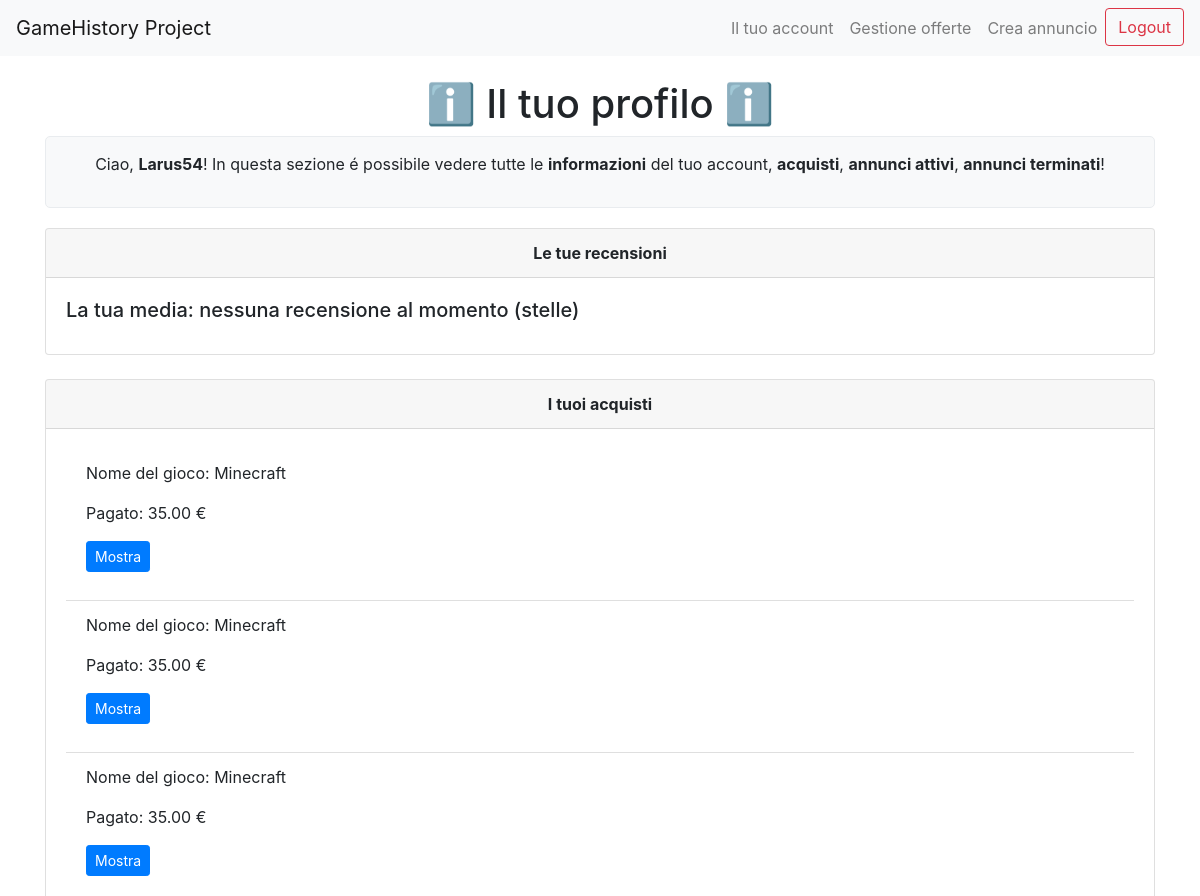
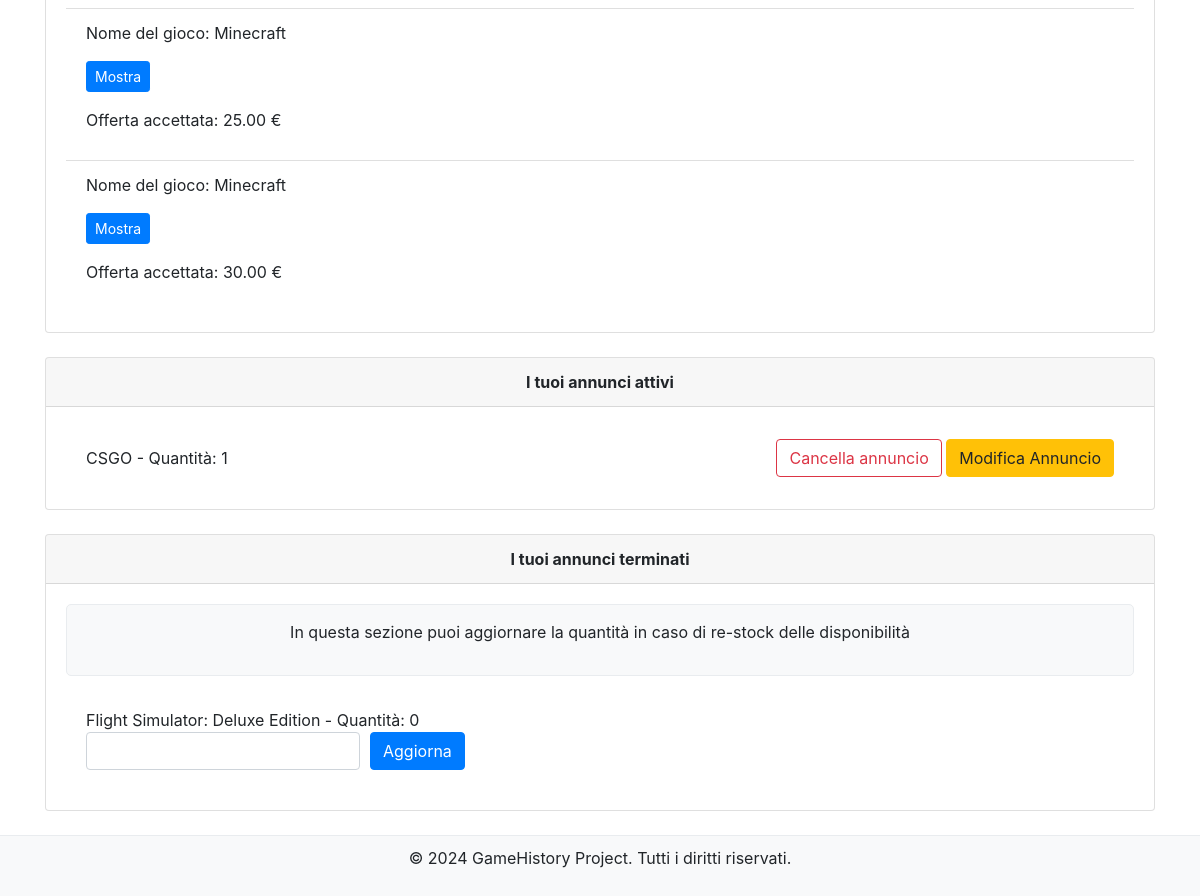
The app's page /profile/ (signed in), older data (2 pictures, top to bottom).
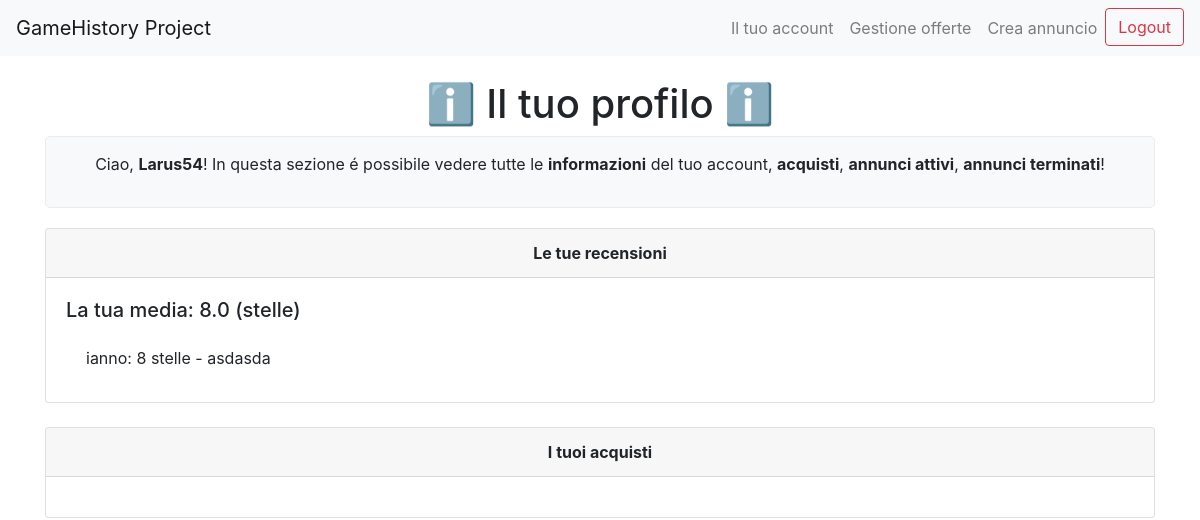
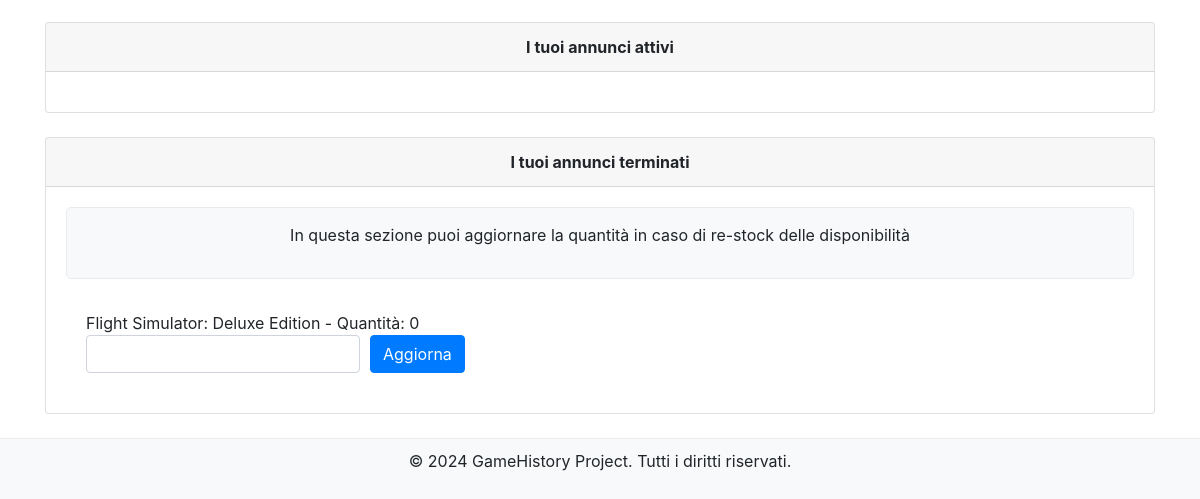
The same page, newer data (2 pictures, top to bottom).
### marketplace/models.py (models this page shows, shortened)
class Purchase(models.Model):
    user = models.ForeignKey(User, on_delete=models.CASCADE) # Foreign Key sullo user
    listing = models.ForeignKey(Listing, on_delete=models.CASCADE)  #  Foreign Key sull'annuncio
    purchase_date = models.DateTimeField(auto_now_add=True) # campo della data
    key = models.CharField(max_length=19, null=True, blank=True)  # campo della chiave
    is_a_offer = models.BooleanField(default=False)

class Listing(models.Model):
    user = models.ForeignKey(User, on_delete=models.CASCADE)  # Foreign Key sullo user
    game = models.ForeignKey(Game, on_delete=models.CASCADE)  # Foreign Key sul gioco collegato
    price = models.DecimalField(max_digits=10, decimal_places=2) # campo del prezzo
    quantity = models.PositiveIntegerField(default=1)  # campo della quantità disponibile dell'annuncio
    created_at = models.DateTimeField(auto_now_add=True)  # campo che riguarda la data di pubblicazione)
    is_available = models.BooleanField(default=True)  # campo che riguarda la disponibilità per la visione sulla home principale

class Game(models.Model):
    title = models.CharField(max_length=100)
    release_date = models.DateField()
    genre = models.CharField(max_length=50)
    category = models.CharField(max_length=50)
    platform = models.CharField(max_length=50)
    description = models.TextField()

class Offer(models.Model):
    listing = models.ForeignKey(Listing, on_delete=models.CASCADE, related_name='offers')
    user = models.ForeignKey(User, on_delete=models.CASCADE)
    offer_price = models.DecimalField(max_digits=10, decimal_places=2)
    accepted = models.BooleanField(null=True, blank=True)
    created_at = models.DateTimeField(auto_now_add=True)

class Review(models.Model):
    user = models.ForeignKey(User, on_delete=models.CASCADE, related_name='reviews_given')
    seller = models.ForeignKey(User, on_delete=models.CASCADE, related_name='reviews_received')
    rating = models.IntegerField()
    comment = models.TextField(null=True, blank=True)
    created_at = models.DateTimeField(auto_now_add=True)

### marketplace/views.py (the view)
# urls.py: path('profile/', views.user_profile, name='user_profile'),
@login_required
def user_profile(request):
    user = request.user
    purchases_no_offer = Purchase.objects.filter(user=user, is_a_offer=False)
    purchases_offer = Purchase.objects.filter(user=user, is_a_offer=True)
    active_listings = Listing.objects.filter(user=user, is_available=True)
    inactive_listings = Listing.objects.filter(user=user, is_available=False)
    reviews = Review.objects.filter(seller=user)
    average_rating = reviews.aggregate(models.Avg('rating'))['rating__avg']
    accepted_offers_as_buyer = Offer.objects.filter(user=user, accepted=True)
    accepted_offers_as_seller = Offer.objects.filter(listing__user=user, accepted=True)
    offers = Offer.objects.filter(listing__user=user, accepted=None)  # Solo le offerte non ancora accettate o rifiutate
    return render(request, 'marketplace/user_profile.html', {
        'user': user,
        'purchases_no_offer': purchases_no_offer,
        'purchases_offer': purchases_offer,
        'active_listings': active_listings,
        'inactive_listings': inactive_listings,
        'accepted_offers_as_buyer': accepted_offers_as_buyer,
        'accepted_offers_as_seller': accepted_offers_as_seller,
        'offers': offers,
        'average_rating': average_rating,
        'reviews': reviews,
    })

### marketplace/templates/marketplace/user_profile.html (shortened to what this page needs)
<!DOCTYPE html>
<html lang="en">
<head>
    <link href="https://stackpath.bootstrapcdn.com/bootstrap/4.5.2/css/bootstrap.min.css" rel="stylesheet">
</head>
<body>
    <nav class="navbar navbar-expand-lg navbar-light bg-light">
        <a class="navbar-brand" href="{% url 'home'%}">GameHistory Project</a>
        <div class="collapse navbar-collapse" id="navbarNav">
            <ul class="navbar-nav ml-auto">
                {% if user.is_authenticated %}
                    <li class="nav-item">
                        <a class="nav-link" href="{% url 'user_profile' %}">Il tuo account</a>
                    </li>
                    <li class="nav-item">
                        <a class="nav-link" href="{% url 'manage_offers' %}">Gestione offerte</a>
                    </li>
                    <li class="nav-item">
                        <a class="nav-link" href="{% url 'create_listing' %}">Crea annuncio</a>
                    </li>
                    <li class="nav-item">
                        <form method="post" action="{% url 'logout' %}" class="form-inline">
                            <button type="submit" class="btn btn-outline-danger">Logout</button>
                        </form>
                    </li>
                {% endif %}
            </ul>
        </div>
    </nav>
    <div class="container mt-4">
        <center><h1>ℹ️ Il tuo profilo ℹ️</h1></center>
        <div class="description-box">
            <center><p>
                Ciao, <b>{{user.username}}</b>! In questa sezione é possibile vedere tutte le <b>informazioni</b> del tuo account, <b>acquisti</b>, <b>annunci attivi</b>, <b>annunci terminati</b>!
            </p></center>
        </div>
        <div class="card mb-4">
            <div class="card-header">
                <center><b>Le tue recensioni</b></center>
            </div>
            <div class="card-body">
                <h5 class="card-title">La tua media: {{ average_rating|default:"nessuna recensione al momento" }} (stelle)</h5>
                <ul class="list-group list-group-flush">
                    {% for review in reviews %}
                        <li class="list-group-item">{{ review.user.username }}: {{ review.rating }} stelle - {{ review.comment }}</li>
                    {% endfor %}
                </ul>
            </div>
        </div>
        <div class="card mb-4">
            <div class="card-header">
                <center><b>I tuoi acquisti</b></center>
            </div>
            <div class="card-body">
                <ul class="list-group list-group-flush">
                    {% for purchase in purchases_no_offer %}
                        <li class="list-group-item">
                            <p>Nome del gioco: {{ purchase.listing.game.title }}</p>
                            <p>Pagato: {{ purchase.listing.price }} €</p>
                                <details>
                                    <summary class="btn btn-primary btn-sm">Mostra</summary>
                                </details>
                        </li>
                    {% endfor %}
                    {% for offer in accepted_offers_as_buyer %}
                        {% for purchase in purchases_offer %}
                            {% if purchase.listing.id == offer.listing.id %}
                                <li class="list-group-item">
                                    <p>Nome del gioco: {{ offer.listing.game.title }}</p>
                                    <p>
                                        <details>
                                            <summary class="btn btn-primary btn-sm">Mostra</summary>
                                        </details>
                                    </p>
                                    <p>Offerta accettata: {{ offer.offer_price }} €</p>
                                </li>
                            {% endif %}
                        {% endfor %}
                    {% endfor %}
                </ul>
            </div>
        </div>
        <div class="card mb-4">
            <div class="card-header">
                <center><b>I tuoi annunci attivi</b></center>
            </div>
            <div class="card-body">
                <ul class="list-group list-group-flush">
                    {% for listing in active_listings %}
                        <li class="list-group-item d-flex justify-content-between align-items-center">
                            <span>{{ listing.game.title }} - Quantità: {{ listing.quantity }}</span>
                            <div>
                                <form action="{% url 'delete_listing' listing.id %}" method="post" class="d-inline">
                                    <button type="submit" class="btn btn-outline-danger">Cancella annuncio</button>
                                </form>
                                <a href="{% url 'edit_listing' listing.id %}" class="btn btn-warning">Modifica Annuncio</a>
                            </div>
                        </li>
                    {% endfor %}
                </ul>
            </div>
        </div>
        <div class="card mb-4">
            <div class="card-header">
                <center><b>I tuoi annunci terminati</b></center>
            </div>
            <div class="card-body">
                <div class="description-box">
                    <center><p>
                        In questa sezione puoi aggiornare la quantità in caso di re-stock delle disponibilità
                    </p></center>
                </div>
                <ul class="list-group list-group-flush">
                    {% for listing in inactive_listings %}
                        <li class="list-group-item">
                            {{ listing.game.title }} - Quantità: {{ listing.quantity }}
                            <form action="{% url 'add_quantity' listing.id %}" method="post" class="form-inline d-inline">
                                <div class="form-row align-items-center">
                                    <div class="col-auto">
                                        <input type="number" class="form-control mb-2" name="quantity" id="quantity" min="1" required>
                                    </div>
                                    <div class="col-auto">
                                        <button type="submit" class="btn btn-primary mb-2">Aggiorna</button>
                                    </div>
                                </div>
                            </form>
                        </li>
                    {% endfor %}
                </ul>
            </div>
        </div>
    </div>
    <footer class="footer">
        <p>&copy; 2024 GameHistory Project. Tutti i diritti riservati.</p>
    </footer>
</body>
</html>

### marketplace/templates/marketplace/user_profile.html (style rules this page uses)
html, body { height: 100%; }
body { display: flex; flex-direction: column; }
.footer { background-color: #f8f9fa; border-top: 1px solid #e9ecef; padding: 10px 0; text-align: center; }
.description-box { background-color: #f8f9fa; border: 1px solid #e9ecef; border-radius: 5px; padding: 15px; margin-bottom: 20px; }

Row changes from the older to the newer data that the page shows:
removed Purchase: listing.game "Minecraft", listing.price "35.00", shown under "La tua media: nessuna recensione al momento (stelle)"
removed Purchase: listing.game "Minecraft", listing.price "35.00", shown under "La tua media: nessuna recensione al momento (stelle)"
removed Purchase: listing.game "Minecraft", listing.price "35.00", shown under "La tua media: nessuna recensione al momento (stelle)"
removed Offer: listing.game "Minecraft", offer_price "25.00"
removed Offer: listing.game "Minecraft", offer_price "30.00"
removed Listing: game "CSGO", quantity "1"
added Review: user.username "ianno", rating "8", comment "asdasda"
Text that changed along with them:
{{ average_rating|default:"nessuna recensione al momento" }}: "nessuna recensione al momento" → "8.0"
